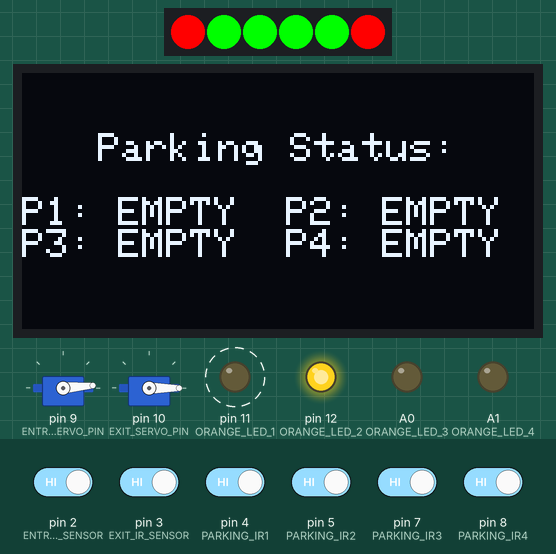
This sketch was run on a simulated Arduino Uno, built with avr-gcc and run on an emulated ATmega328P. On the bench: 2 × servo, 6 RGB LEDs in strip order, left to right, 128×64 one-colour display, output pins drawn as LEDs (lit = HIGH). Dashed ring = blinking. The inputs (shaded band) are chosen by the test bench; at power-on: pin 2 (ENTRY_IR_SENSOR), pin 3 (EXIT_IR_SENSOR), pin 4 (PARKING_IR1), pin 5 (PARKING_IR2), pin 7 (PARKING_IR3), pin 8 (PARKING_IR4) HIGH. What the sketch prints to the serial monitor is not drawn.

Above: at 2.5 s.
2.6 s: pin 4 (PARKING_IR1) driven LOW
At 5.26 s:
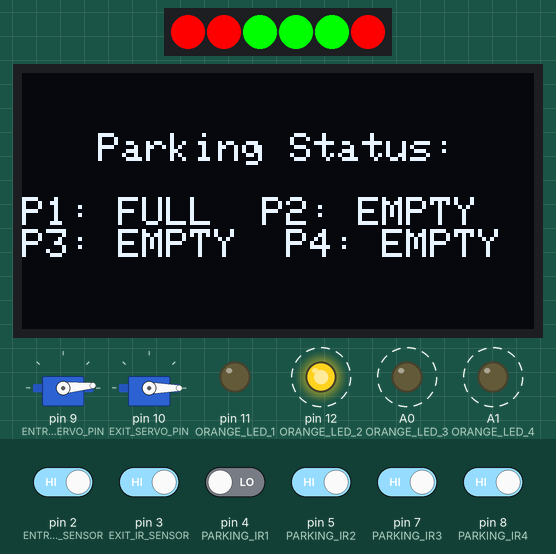
6.1 s: pin 2 (ENTRY_IR_SENSOR) driven LOW
At 6.6 s:
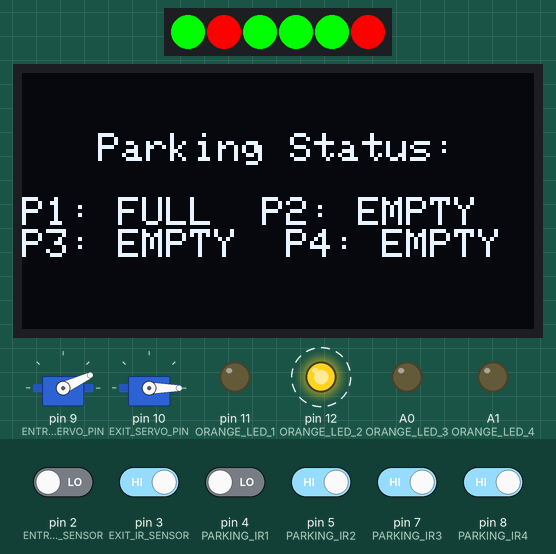
8.5 s: pin 3 (EXIT_IR_SENSOR) driven LOW
At 9.26 s:
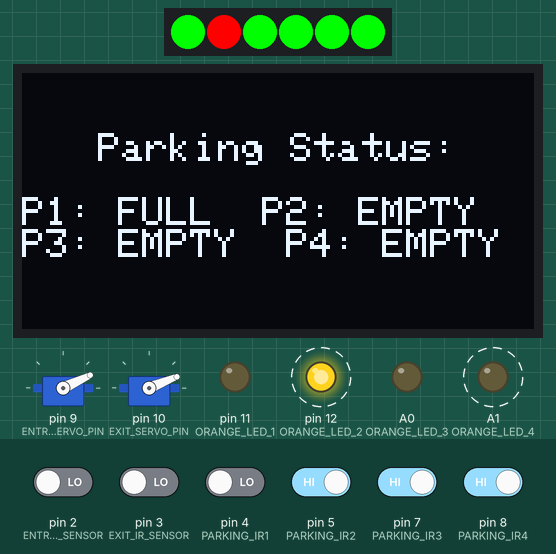
11.0 s: pin 4 (PARKING_IR1) driven HIGH
At 13.67 s:
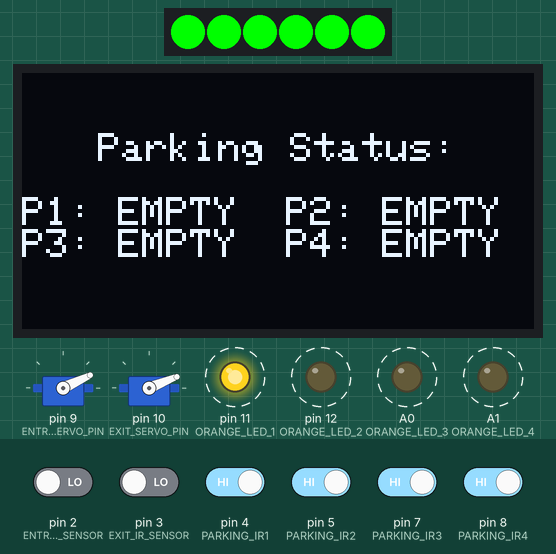
15.2 s: pin 2 (ENTRY_IR_SENSOR) driven HIGH
At 15.4 s:
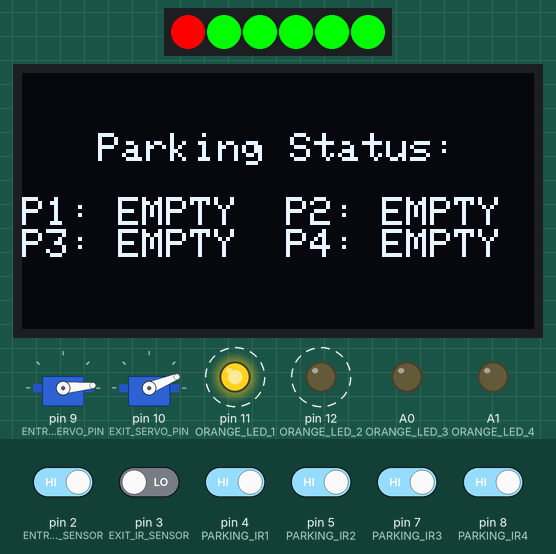
17.6 s: pin 5 (PARKING_IR2) driven LOW
At 17.94 s:
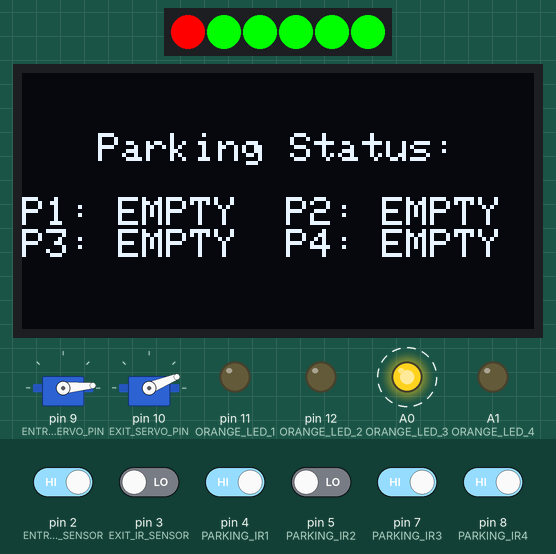
Timing chart, 0 to 23.0 s (numbered marks = the images above; inputs shaded):
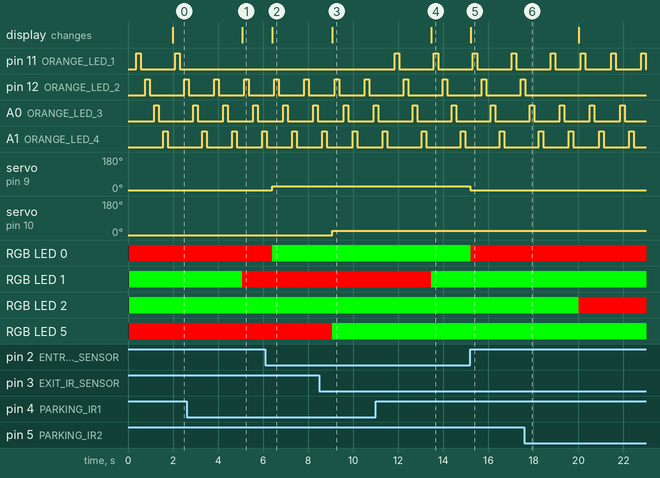

The sketch:

parkwise.ino
```cpp
#include <Servo.h>
#include <Adafruit_NeoPixel.h>
#include <Wire.h>
#include <Adafruit_GFX.h>
#include <Adafruit_SSD1306.h>

// ----- Display Definitions -----
#define SCREEN_WIDTH 128 // OLED display width, in pixels
#define SCREEN_HEIGHT 64 // OLED display height, in pixels
#define OLED_RESET    -1 // Reset pin # (or -1 if sharing Arduino reset)
Adafruit_SSD1306 display(SCREEN_WIDTH, SCREEN_HEIGHT, &Wire, OLED_RESET);

// ----- Gate Definitions -----
#define ENTRY_IR_SENSOR 2      // Entry IR sensor connected to D2
#define ENTRY_SERVO_PIN 9      // Entry gate servo connected to D9
#define EXIT_IR_SENSOR 3       // Exit IR sensor connected to D3
#define EXIT_SERVO_PIN 10      // Exit gate servo connected to D10

// WS2812B LED strip for both gate and parking indicators:
#define LED_STRIP_PIN 6        // WS2812B LED strip output pin (D6)
#define NUM_LEDS_TOTAL 6       // Total LEDs: 2 for gates + 4 for parking spots

// ----- Parking Spot Definitions -----
// IR sensors for four parking spots
#define PARKING_IR1 4          // Parking Spot 1 IR sensor on D4
#define PARKING_IR2 5          // Parking Spot 2 IR sensor on D5
#define PARKING_IR3 7          // Parking Spot 3 IR sensor on D7
#define PARKING_IR4 8          // Parking Spot 4 IR sensor on D8

// Orange indicator LEDs for the parking spots
#define ORANGE_LED_1 11        // Parking Spot 1 orange LED on D11
#define ORANGE_LED_2 12        // Parking Spot 2 orange LED on D12
#define ORANGE_LED_3 A0        // Parking Spot 3 orange LED on A0
#define ORANGE_LED_4 A1        // Parking Spot 4 orange LED on A1

// Arrays for parking spot handling:
const int parkingIRPins[4] = { PARKING_IR1, PARKING_IR2, PARKING_IR3, PARKING_IR4 };
const int orangeLEDPins[4] = { ORANGE_LED_1, ORANGE_LED_2, ORANGE_LED_3, ORANGE_LED_4 };
const int wsLedIndices[4] = { 1, 2, 3, 4 };        // For the WS2812B LED strip, we assume indices 1 to 4 are reserved for parking spots
const char *parkingSpotNames[4] = { "P1", "P2", "P3", "P4" };        // Names for display purposes

// ----- Global Objects -----
Servo entryServo, exitServo;
Adafruit_NeoPixel ledStrip(NUM_LEDS_TOTAL, LED_STRIP_PIN, NEO_GRB + NEO_KHZ800);

void setup() {
  Serial.begin(9600);

  // ----- Setup Gate Hardware -----
  pinMode(ENTRY_IR_SENSOR, INPUT);
  entryServo.attach(ENTRY_SERVO_PIN);
  entryServo.write(5);  // Start with gate closed

  pinMode(EXIT_IR_SENSOR, INPUT);
  exitServo.attach(EXIT_SERVO_PIN);
  exitServo.write(0);   // Start with gate closed

  ledStrip.begin();
  ledStrip.show();  // Initialize and turn off all LEDs

  // Set default gate LED colors: Red (no car detected)
  setLED(0, 255, 0, 0);  // Entry gate LED (index 0) = Red
  setLED(5, 255, 0, 0);  // Exit gate LED (index 5) = Red

  // ----- Setup Parking Spot Hardware -----
  // Parking IR sensors as inputs
  pinMode(PARKING_IR1, INPUT);
  pinMode(PARKING_IR2, INPUT);
  pinMode(PARKING_IR3, INPUT);
  pinMode(PARKING_IR4, INPUT);

  // Orange indicator LEDs as outputs
  pinMode(ORANGE_LED_1, OUTPUT);
  pinMode(ORANGE_LED_2, OUTPUT);
  pinMode(ORANGE_LED_3, OUTPUT);
  pinMode(ORANGE_LED_4, OUTPUT);

  // Optionally, initialize parking spot WS2812B indicators (indices 1–4) to green (free)
  for (int i = 1; i < NUM_LEDS_TOTAL - 1; i++) {
    ledStrip.setPixelColor(i, ledStrip.Color(0, 255, 0)); // Free = green
  }
  ledStrip.show();

  // ----- Setup OLED Display -----
  display.begin(SSD1306_SWITCHCAPVCC, 0x3C);
  display.clearDisplay();
  display.setTextSize(2);
  display.setTextColor(WHITE);
  display.setCursor(16, 25);
  display.println("ParkWise");
  display.display();
  delay(200);
}

void loop() {
  // ----- Gate Handling -----
  // Entry Gate
  int entrySensorState = digitalRead(ENTRY_IR_SENSOR);
  if (entrySensorState == LOW) {  // Car detected at Entry
    entryServo.write(25);         // Open gate
    setLED(0, 0, 255, 0);         // Set Entry LED (index 0) to Green
    Serial.println("Entry Gate Open - LED Green");
  } else {
    entryServo.write(5);          // Close gate
    setLED(0, 255, 0, 0);         // Set Entry LED (index 0) to Red
    Serial.println("Entry Gate Closed - LED Red");
  }

  // Exit Gate
  int exitSensorState = digitalRead(EXIT_IR_SENSOR);
  if (exitSensorState == LOW) {   // Car detected at Exit
    exitServo.write(22);          // Open gate
    setLED(5, 0, 255, 0);         // Set Exit LED (index 5) to Green
    Serial.println("Exit Gate Open - LED Green");
  } else {
    exitServo.write(0);           // Close gate
    setLED(5, 255, 0, 0);         // Set Exit LED (index 5) to Red
    Serial.println("Exit Gate Closed - LED Red");
  }

  delay(100);  // Small delay for gate stability

  // ----- Parking Spot Handling -----

  updateParkingStatus();
}

// ----- Functions -----

// Function to set the color of a specific pixel on the WS2812B LED strip
void setLED(int ledIndex, int red, int green, int blue) {
  ledStrip.setPixelColor(ledIndex, ledStrip.Color(red, green, blue));
  ledStrip.show();
}

// Provided blink function for an indicator LED (blocking delays)
void blinkState(int pin) {
  digitalWrite(pin, HIGH);
  delay(200); // LED on for 200 ms
  digitalWrite(pin, LOW);
  delay(200); // LED off for 200 ms
}

// Function to update a parking spot indicator based on its IR sensor reading
void updateParkingStatus() {
  // Array to store the status strings ("FULL" or "EMPTY") for each spot
  char statuses[4][6]; // each string can hold up to 5 characters + null terminator

  // Loop through each parking spot
  for (int i = 0; i < 4; i++) {
    display.setTextSize(1);
    int sensorState = digitalRead(parkingIRPins[i]);

    if (sensorState == LOW) {  // Car detected = Occupied
      digitalWrite(orangeLEDPins[i], LOW);      // Turn off the discrete (orange) LED
      ledStrip.setPixelColor(wsLedIndices[i], ledStrip.Color(255, 0, 0));      // Set the WS2812B LED to red
      strcpy(statuses[i], "FULL");
      Serial.print(parkingSpotNames[i]);
      Serial.println(": Occupied");
    } else {  // No car detected = Free
      blinkState(orangeLEDPins[i]); // Blink the discrete orange LED
      ledStrip.setPixelColor(wsLedIndices[i], ledStrip.Color(0, 255, 0));      // Set the WS2812B LED to green
      strcpy(statuses[i], "EMPTY");
      Serial.print(parkingSpotNames[i]);
      Serial.println(": Free");
    }
  }

  ledStrip.show(); // Updating the WS2812B LED strip

  // updating the OLED display
  display.clearDisplay();
  display.setCursor(19, 15);
  display.println("Parking Status:");
  display.println("");
  display.print("P1: ");
  display.print(statuses[0]);
  display.print("  P2: ");
  display.println(statuses[1]);
  display.print("P3: ");
  display.print(statuses[2]);
  display.print("  P4: ");
  display.println(statuses[3]);
  display.display();
}
```

Measured:
- after the input at 2.6 s, pin 11 (ORANGE_LED_1): stops changing and stays LOW; RGB LED 1: RGB(0, 255, 0) → RGB(255, 0, 0) after 2.5 s; the display: changes after 2.5 s (image 1)
- after the input at 6.1 s, servo on pin 9 (ENTRY_SERVO_PIN): 5° → 25° after 0.30 s; RGB LED 0: RGB(255, 0, 0) → RGB(0, 255, 0) after 0.30 s
- after the input at 8.5 s, servo on pin 10 (EXIT_SERVO_PIN): 0° → 22° after 0.57 s; RGB LED 5: RGB(255, 0, 0) → RGB(0, 255, 0) after 0.57 s
- after the input at 11.0 s, pin 11 (ORANGE_LED_1): alternates HIGH for 0.20 s and LOW for 1.5 s, starting after 0.84 s; pin 12 (ORANGE_LED_2): alternates HIGH for 0.20 s and LOW for 1.5 s, starting after 1.2 s
- after the input at 15.2 s, servo on pin 9 (ENTRY_SERVO_PIN): 25° → 5° at once; RGB LED 0: RGB(0, 255, 0) → RGB(255, 0, 0) at once
- after the input at 17.6 s, pin 12 (ORANGE_LED_2): goes on until 17.6 s, then stays LOW; RGB LED 2: RGB(0, 255, 0) → RGB(255, 0, 0) after 2.4 s
- by itself, pin 11 (ORANGE_LED_1): alternates HIGH for 0.20 s and LOW for 1.5 s
- by itself, pin 12 (ORANGE_LED_2), A0 (ORANGE_LED_3), A1 (ORANGE_LED_4): alternates HIGH for 0.20 s and LOW for 1.1 s
